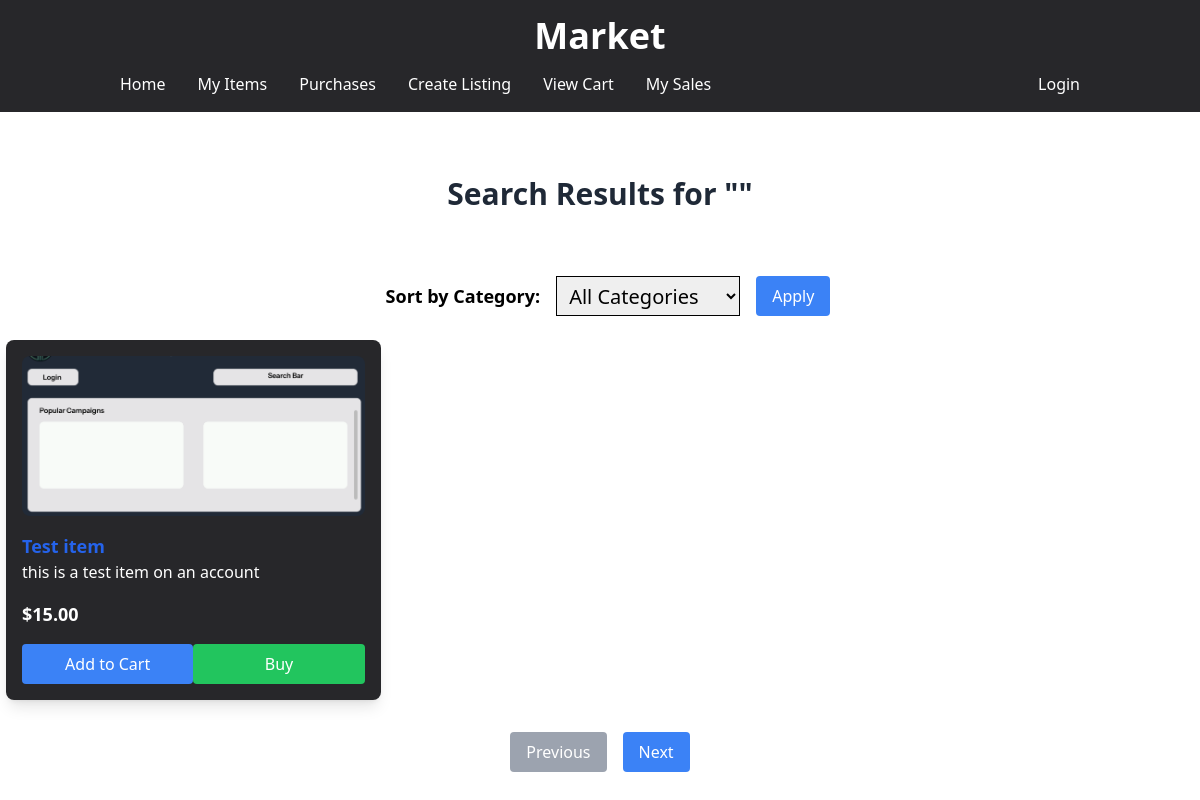
Before: /Item/search with the older database file.
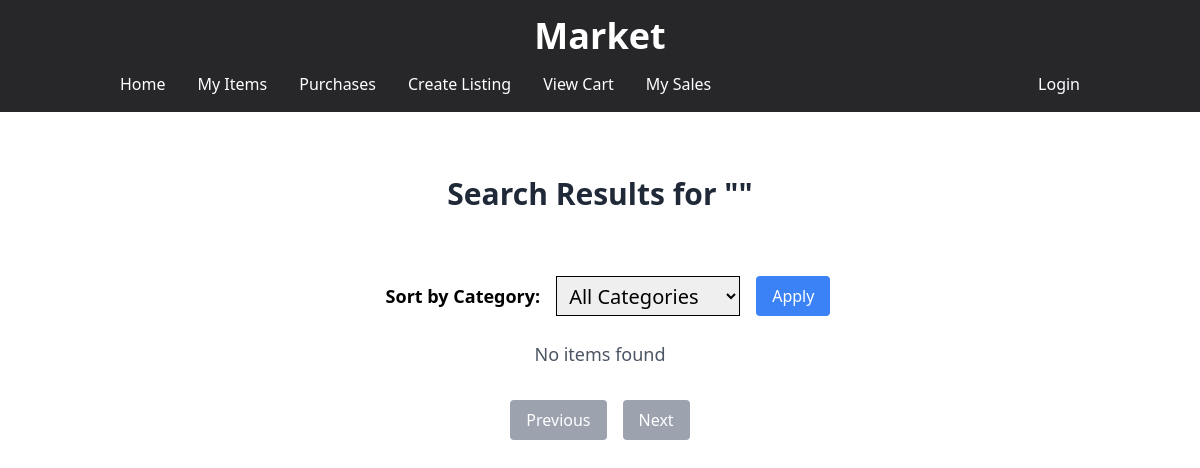
After: the same page with the newer database file.
### Item/models.py (models this page shows)
class Item(models.Model):
    CATEGORY_CHOICES = [
        ('handmade', 'Handmade'),
        ('collectible', 'Collectible'),
        ('general_market', 'General Market'),
    ]
    user = models.ForeignKey(settings.AUTH_USER_MODEL, on_delete=models.CASCADE, related_name="items")
    category = models.CharField(max_length=50, choices=CATEGORY_CHOICES)
    title = models.CharField(max_length=50)
    description = models.TextField()
    price = models.DecimalField(max_digits=10, decimal_places=2)
    image = models.ImageField(upload_to='item_images/', blank=False, null=False)
    addedDate = models.DateTimeField(auto_now_add=True)
    is_sold = models.BooleanField(default=False)

### Item/views.py (the view)
# urls.py: path("search", views.search, name="search"),
def search(request):
    if request.method == "GET":
        db = DatabaseSingleton()
        items, title = db.searchItem(request)
        items_per_page = 1
        iterator = Iterator(items, items_per_page)
        page = int(request.GET.get('page', 1))
        iterator.current_page = page
        paginated_items = iterator.getCurrentPageItems()
        total_pages = iterator.getTotalPages()
        previous_page = page - 1 if page > 1 else None
        next_page = page + 1 if page < total_pages else None
        context = {
            'items': paginated_items,
            'title': title,
            'current_page': page,
            'total_pages': total_pages,
            'previous_page': previous_page,
            'next_page': next_page,
        }
        return render(request, "Item/search.html", context)

### services.py (called while the page is built)
    def __new__(cls):
        if cls._instance is None:
            cls._instance = super(DatabaseSingleton, cls).__new__(cls)
        return cls._instance

    def searchItem(self, request):
        title = request.GET.get('title', '')
        category = request.GET.get('category', '')
        items = Item.objects.filter(title__icontains=title, is_sold=False)
        if len(category) > 0 and category != 'all':
            items = items.filter(category=category)
        return items, title

    def getCurrentPageItems(self):
        start_index = (self.current_page - 1) * self.items_per_page
        end_index = start_index + self.items_per_page
        return self.items[start_index:end_index]

    def getTotalPages(self):
        return (len(self.items) + self.items_per_page - 1) // self.items_per_page

### templates/Item/search.html (shortened to what the changed rows need)
<!DOCTYPE html>
{% load static %}
<html lang="en">
<head>
    <link rel="stylesheet" href="{% static 'Item/search.css' %}">
    <link href="https://cdnjs.cloudflare.com/ajax/libs/tailwindcss/2.0.2/tailwind.min.css" rel="stylesheet">
    <script src="https://cdn.tailwindcss.com"></script>
</head>
<body>
    <div class="w-full bg-zinc-800">
        <div class="container mx-auto px-4 pt-4">
            <h1 class="text-4xl font-bold text-white text-center">Market</h1>
        </div>
    </div>
    <div class="w-full justify-center text-center my-16">
        <h1 class="text-3xl font-bold text-gray-800">Search Results for "{{ title }}"</h1>
    </div>
    <div class="w-[99%] mx-auto grid grid-cols-1 sm:grid-cols-2 lg:grid-cols-3 xl:grid-cols-4 gap-8">
        {% for item in items %}
            <div class="bg-zinc-800 p-4 rounded-lg shadow-lg">
                <img src="{{ item.image.url }}" alt="{{ item.title }}" class="w-full h-40 object-cover rounded-lg mb-4">
                <a href="{% url 'showItem' item.id %}" class="text-lg font-semibold text-blue-600 hover:text-blue-800">
                    {{ item.title }}
                </a>
                <p class="text-white mb-4">{{ item.description|truncatewords:20 }}</p>
                <p class="text-lg font-semibold text-white">${{ item.price }}</p>
                <div class="mt-4 flex justify-between">
                    <form action="{% url 'add_to_cart' item.id %}" method="post" class="w-1/2">
                        <button type="submit" class="w-full bg-blue-500 text-white py-2 rounded hover:bg-blue-600">Add to Cart</button>
                    </form>
                    <form action="{% url 'buy' item.id %}" method="get" class="w-1/2">
                        <button type="submit" class="w-full bg-green-500 text-white py-2 rounded hover:bg-green-600">Buy</button>
                    </form>
                </div>
            </div>
        {% empty %}
            <p class="text-center col-span-full text-lg text-gray-600">No items found</p>
        {% endfor %}
    </div>
    <div class="flex justify-center space-x-4 mt-8">
        {% if previous_page %}
            <a href="?page={{ previous_page }}&title={{ title }}" class="bg-blue-500 text-white py-2 px-4 rounded hover:bg-blue-600">Previous</a>
        {% else %}
            <span class="bg-gray-400 text-white py-2 px-4 rounded">Previous</span>
        {% endif %}
        {% if next_page %}
            <a href="?page={{ next_page }}&title={{ title }}" class="bg-blue-500 text-white py-2 px-4 rounded hover:bg-blue-600">Next</a>
        {% else %}
            <span class="bg-gray-400 text-white py-2 px-4 rounded">Next</span>
        {% endif %}
    </div>
</body>
</html>

Changed rows visible on the page:
removed Item: image (picture), title "Test item", description "this is a test item on an account", price "15.00"
Other visible differences:
text now shown: "No items found"
